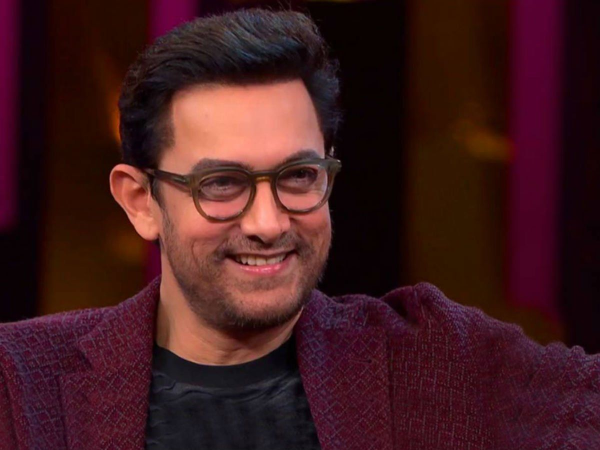
#> input picture week_8/images/42.jpg, 1200 x 900 px, found by its file name (shown at 1/2 size); its folder holds 4 pictures in this run
$ python image_resize.py
#> lines starting #> are read from the running program, lines starting #| are printed output that depends on the picture
import PIL
import os
from PIL import Image
def Size(img):
    wid, hgt = img.size
    print(str(wid)+ "X" +str(hgt))

# [7 lines of commented-out code are left out]


def list_files_in_folder(folder_path):
    try:
        # Get the list of all files and directories
        files = os.listdir(folder_path)

        print(f"Files in '{folder_path}':")
        i=1
        for file in files:
            print(file)
            image_path = folder_path + "\\" + file
            img = PIL.Image.open(image_path)
#> img is the input picture: PIL image 1200x900 RGB; mean R, G, B 64.8, 26.9, 29.6
            img_resized = img.resize((500, 500))
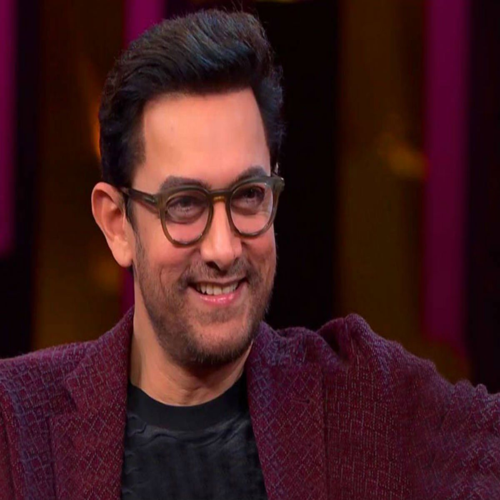
#> img_resized: PIL image 500x500 RGB; mean R, G, B 64.8, 26.9, 29.6
            img1 = 'C:\\Users\\ishup\\OneDrive\\Desktop\\Guru Charan Sir\\python-exercises\\week_8\\image_resized\\aamir'+str(i)+'.jpg'
            img_resized.save(img1)
            Size(PIL.Image.open(img1))
#> in Size, `wid, hgt = img.size`: wid = 500
#| 500X500
            i=i+1
#> pass 2 of the loop in list_files_in_folder, `for file in files:`:
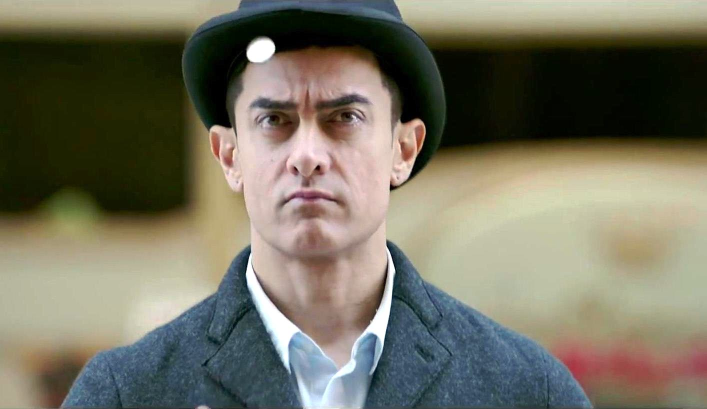
#> input picture week_8/images/43.jpg, 1413 x 817 px, found by its file name (shown at 1/2 size)
#> in list_files_in_folder, img is the input picture: PIL image 1413x817 RGB; mean R, G, B 117.1, 113.9, 97.3
#> in list_files_in_folder, `img_resized = img.resize((500, 500))`:
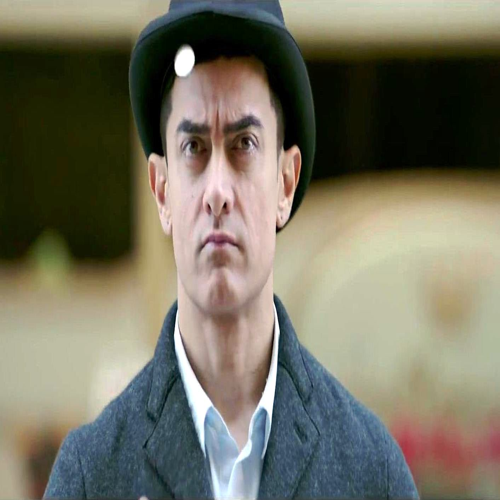
#> img_resized: PIL image 500x500 RGB; mean R, G, B 117.1, 113.9, 97.3
#| 500X500
#> pass 3 of the loop in list_files_in_folder, `for file in files:`:
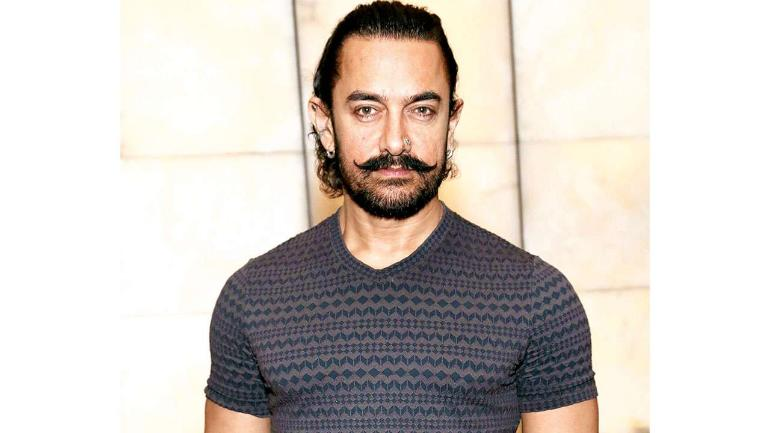
#> input picture week_8/images/46.jpeg, 770 x 433 px, found by its file name
#> in list_files_in_folder, img is the input picture: PIL image 770x433 RGB; mean R, G, B 208.7, 202.2, 196.6
#> in list_files_in_folder, `img_resized = img.resize((500, 500))`:
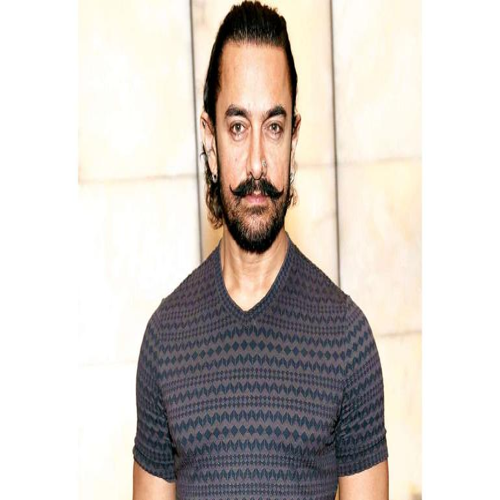
#> img_resized: PIL image 500x500 RGB; mean R, G, B 208.7, 202.2, 196.6
#| 500X500
#> the loop made 4 passes; the first 3 are shown
    except FileNotFoundError:
        print(f"The folder '{folder_path}' does not exist.")
    except Exception as e:
        print(f"An error occurred: {e}")


folder_path = "C:\\Users\\ishup\\OneDrive\\Desktop\\Guru Charan Sir\\python-exercises\\week_8\\images"
list_files_in_folder(folder_path)
